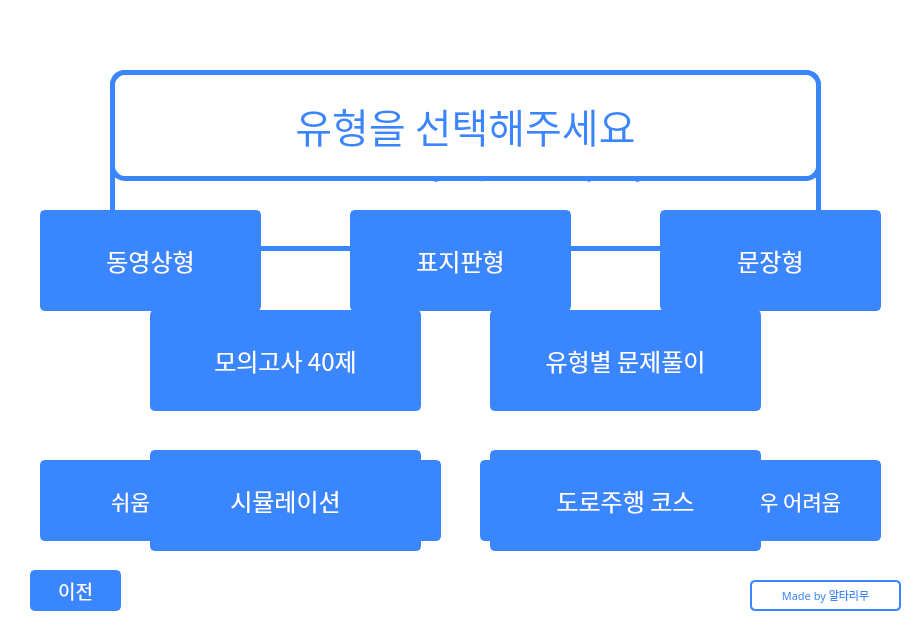
<?xml version="1.0" encoding="UTF-8"?>
<ui version="4.0">
 <class>MainWindow</class>
 <widget class="QMainWindow" name="MainWindow">
  <property name="geometry">
   <rect>
    <x>0</x>
    <y>0</y>
    <width>915</width>
    <height>628</height>
   </rect>
  </property>
  <property name="font">
   <font>
    <pointsize>9</pointsize>
   </font>
  </property>
  <property name="windowTitle">
   <string>운전면허 시험 도우미</string>
  </property>
  <property name="styleSheet">
   <string notr="true">background:white;</string>
  </property>
  <widget class="QWidget" name="centralwidget">
   <widget class="QLabel" name="label">
    <property name="geometry">
     <rect>
      <x>110</x>
      <y>70</y>
      <width>711</width>
      <height>181</height>
     </rect>
    </property>
    <property name="font">
     <font>
      <family>DX방탄고딕</family>
      <pointsize>30</pointsize>
      <weight>50</weight>
      <italic>false</italic>
      <bold>false</bold>
     </font>
    </property>
    <property name="styleSheet">
     <string notr="true">font: 30pt &quot;DX방탄고딕&quot;;
border-radius: 15px;
border: 5px solid rgb(58, 134, 255);
color: rgb(58, 134, 255);
background-color: white;
text-align: center;</string>
    </property>
    <property name="text">
     <string>&lt;html&gt;&lt;head/&gt;&lt;body&gt;&lt;p align=&quot;center&quot;&gt;운전 면허 시험 도우미&lt;/p&gt;&lt;/body&gt;&lt;/html&gt;</string>
    </property>
    <property name="alignment">
     <set>Qt::AlignCenter</set>
    </property>
   </widget>
   <widget class="QPushButton" name="btn_1">
    <property name="geometry">
     <rect>
      <x>150</x>
      <y>310</y>
      <width>271</width>
      <height>101</height>
     </rect>
    </property>
    <property name="font">
     <font>
      <family>DX방탄고딕</family>
      <pointsize>18</pointsize>
      <weight>50</weight>
      <italic>false</italic>
      <bold>false</bold>
     </font>
    </property>
    <property name="cursor">
     <cursorShape>ArrowCursor</cursorShape>
    </property>
    <property name="mouseTracking">
     <bool>false</bool>
    </property>
    <property name="styleSheet">
     <string notr="true">QPushButton#btn_1:enabled{ font: 18pt &quot;DX방탄고딕&quot;;
border-radius: 5px;
border: 2px solid rgb(58, 134, 255);
color: white;
background-color: rgb(58, 134, 255);
text-align: center; }
QPushButton#btn_1:hover{ font: 18pt &quot;DX방탄고딕&quot;;
border-radius: 5px;
border: 2px solid rgb(58, 134, 255);
color: rgb(58, 134, 255);
background-color: white;
text-align: center;  }
</string>
    </property>
    <property name="text">
     <string>모의고사 40제</string>
    </property>
   </widget>
   <widget class="QLabel" name="label_2">
    <property name="geometry">
     <rect>
      <x>750</x>
      <y>580</y>
      <width>151</width>
      <height>31</height>
     </rect>
    </property>
    <property name="font">
     <font>
      <family>DX방탄고딕</family>
      <pointsize>8</pointsize>
      <weight>50</weight>
      <italic>false</italic>
      <bold>false</bold>
     </font>
    </property>
    <property name="styleSheet">
     <string notr="true">font: 8pt &quot;DX방탄고딕&quot;;
border-radius: 5px;
border: 2px solid rgb(58, 134, 255);
color: rgb(58, 134, 255);
background-color: white;
text-align: center;  </string>
    </property>
    <property name="text">
     <string>Made by 알타리무</string>
    </property>
    <property name="alignment">
     <set>Qt::AlignCenter</set>
    </property>
   </widget>
   <widget class="QPushButton" name="btn_2">
    <property name="geometry">
     <rect>
      <x>490</x>
      <y>310</y>
      <width>271</width>
      <height>101</height>
     </rect>
    </property>
    <property name="font">
     <font>
      <family>DX방탄고딕</family>
      <pointsize>18</pointsize>
      <weight>50</weight>
      <italic>false</italic>
      <bold>false</bold>
     </font>
    </property>
    <property name="styleSheet">
     <string notr="true">QPushButton#btn_2:enabled{ font: 18pt &quot;DX방탄고딕&quot;;
border-radius: 5px;
border: 2px solid rgb(58, 134, 255);
color: white;
background-color: rgb(58, 134, 255);
text-align: center; }
QPushButton#btn_2:hover{ font: 18pt &quot;DX방탄고딕&quot;;
border-radius: 5px;
border: 2px solid rgb(58, 134, 255);
color: rgb(58, 134, 255);
background-color: white;
text-align: center;  }
</string>
    </property>
    <property name="text">
     <string>유형별 문제풀이</string>
    </property>
   </widget>
   <widget class="QPushButton" name="Pbtn_1">
    <property name="geometry">
     <rect>
      <x>40</x>
      <y>210</y>
      <width>221</width>
      <height>101</height>
     </rect>
    </property>
    <property name="font">
     <font>
      <family>DX방탄고딕</family>
      <pointsize>18</pointsize>
      <weight>50</weight>
      <italic>false</italic>
      <bold>false</bold>
     </font>
    </property>
    <property name="styleSheet">
     <string notr="true">QPushButton#Pbtn_1:disabled { font: 18pt &quot;DX방탄고딕&quot;;
border-radius: 5px;
border: 2px solid rgb(0, 85, 197);
color: white;
background-color: rgb(0, 85, 197);
text-align: center;}
QPushButton#Pbtn_1:enabled{ font: 18pt &quot;DX방탄고딕&quot;;
border-radius: 5px;
border: 2px solid rgb(58, 134, 255);
color: white;
background-color: rgb(58, 134, 255);
text-align: center; }
QPushButton#Pbtn_1:hover{ font: 18pt &quot;DX방탄고딕&quot;;
border-radius: 5px;
border: 2px solid rgb(58, 134, 255);
color: rgb(58, 134, 255);
background-color: white;
text-align: center;  }

</string>
    </property>
    <property name="text">
     <string>동영상형</string>
    </property>
   </widget>
   <widget class="QPushButton" name="Pbtn_2">
    <property name="geometry">
     <rect>
      <x>350</x>
      <y>210</y>
      <width>221</width>
      <height>101</height>
     </rect>
    </property>
    <property name="font">
     <font>
      <family>DX방탄고딕</family>
      <pointsize>18</pointsize>
      <weight>50</weight>
      <italic>false</italic>
      <bold>false</bold>
     </font>
    </property>
    <property name="styleSheet">
     <string notr="true">QPushButton#Pbtn_2:disabled { font: 18pt &quot;DX방탄고딕&quot;;
border-radius: 5px;
border: 2px solid rgb(0, 85, 197);
color: white;
background-color: rgb(0, 85, 197);
text-align: center;}
QPushButton#Pbtn_2:enabled{ font: 18pt &quot;DX방탄고딕&quot;;
border-radius: 5px;
border: 2px solid rgb(58, 134, 255);
color: white;
background-color: rgb(58, 134, 255);
text-align: center; }
QPushButton#Pbtn_2:hover{ font: 18pt &quot;DX방탄고딕&quot;;
border-radius: 5px;
border: 2px solid rgb(58, 134, 255);
color: rgb(58, 134, 255);
background-color: white;
text-align: center;  }</string>
    </property>
    <property name="text">
     <string>표지판형</string>
    </property>
   </widget>
   <widget class="QPushButton" name="Pbtn_3">
    <property name="geometry">
     <rect>
      <x>660</x>
      <y>210</y>
      <width>221</width>
      <height>101</height>
     </rect>
    </property>
    <property name="font">
     <font>
      <family>DX방탄고딕</family>
      <pointsize>18</pointsize>
      <weight>50</weight>
      <italic>false</italic>
      <bold>false</bold>
     </font>
    </property>
    <property name="styleSheet">
     <string notr="true">QPushButton#Pbtn_3:disabled { font: 18pt &quot;DX방탄고딕&quot;;
border-radius: 5px;
border: 2px solid rgb(0, 85, 197);
color: white;
background-color: rgb(0, 85, 197);
text-align: center;}
QPushButton#Pbtn_3:enabled{ font: 18pt &quot;DX방탄고딕&quot;;
border-radius: 5px;
border: 2px solid rgb(58, 134, 255);
color: white;
background-color: rgb(58, 134, 255);
text-align: center; }
QPushButton#Pbtn_3:hover{ font: 18pt &quot;DX방탄고딕&quot;;
border-radius: 5px;
border: 2px solid rgb(58, 134, 255);
color: rgb(58, 134, 255);
background-color: white;
text-align: center;  }


</string>
    </property>
    <property name="text">
     <string>문장형</string>
    </property>
   </widget>
   <widget class="QPushButton" name="btn_3">
    <property name="geometry">
     <rect>
      <x>30</x>
      <y>570</y>
      <width>91</width>
      <height>41</height>
     </rect>
    </property>
    <property name="font">
     <font>
      <family>DX방탄고딕</family>
      <pointsize>14</pointsize>
      <weight>50</weight>
      <italic>false</italic>
      <bold>false</bold>
     </font>
    </property>
    <property name="styleSheet">
     <string notr="true">QPushButton#btn_3:disabled { font: 14pt &quot;DX방탄고딕&quot;;
border-radius: 5px;
border: 2px solid rgb(0, 85, 197);
color: white;
background-color: rgb(0, 85, 197);
text-align: center;}
QPushButton#btn_3:enabled{ font: 14pt &quot;DX방탄고딕&quot;;
border-radius: 5px;
border: 2px solid rgb(58, 134, 255);
color: white;
background-color: rgb(58, 134, 255);
text-align: center; }
QPushButton#btn_3:hover{ font: 14pt &quot;DX방탄고딕&quot;;
border-radius: 5px;
border: 2px solid rgb(58, 134, 255);
color: rgb(58, 134, 255);
background-color: white;
text-align: center;  }

</string>
    </property>
    <property name="text">
     <string>이전</string>
    </property>
   </widget>
   <widget class="QPushButton" name="Dbtn_1">
    <property name="geometry">
     <rect>
      <x>40</x>
      <y>460</y>
      <width>181</width>
      <height>81</height>
     </rect>
    </property>
    <property name="font">
     <font>
      <family>DX방탄고딕</family>
      <pointsize>16</pointsize>
      <weight>50</weight>
      <italic>false</italic>
      <bold>false</bold>
     </font>
    </property>
    <property name="styleSheet">
     <string notr="true">QPushButton#Dbtn_1:disabled { font: 16pt &quot;DX방탄고딕&quot;;
border-radius: 5px;
border: 2px solid rgb(0, 85, 197);
color: white;
background-color: rgb(0, 85, 197);
text-align: center;}
QPushButton#Dbtn_1:enabled{ font: 16pt &quot;DX방탄고딕&quot;;
border-radius: 5px;
border: 2px solid rgb(58, 134, 255);
color: white;
background-color: rgb(58, 134, 255);
text-align: center; }
QPushButton#Dbtn_1:hover{ font: 16pt &quot;DX방탄고딕&quot;;
border-radius: 5px;
border: 2px solid rgb(58, 134, 255);
color: rgb(58, 134, 255);
background-color: white;
text-align: center;  }


</string>
    </property>
    <property name="text">
     <string>쉬움</string>
    </property>
   </widget>
   <widget class="QPushButton" name="Dbtn_2">
    <property name="geometry">
     <rect>
      <x>260</x>
      <y>460</y>
      <width>181</width>
      <height>81</height>
     </rect>
    </property>
    <property name="font">
     <font>
      <family>DX방탄고딕</family>
      <pointsize>16</pointsize>
      <weight>50</weight>
      <italic>false</italic>
      <bold>false</bold>
     </font>
    </property>
    <property name="styleSheet">
     <string notr="true">QPushButton#Dbtn_2:disabled { font: 16pt &quot;DX방탄고딕&quot;;
border-radius: 5px;
border: 2px solid rgb(0, 85, 197);
color: white;
background-color: rgb(0, 85, 197);
text-align: center;}
QPushButton#Dbtn_2:enabled{ font: 16pt &quot;DX방탄고딕&quot;;
border-radius: 5px;
border: 2px solid rgb(58, 134, 255);
color: white;
background-color: rgb(58, 134, 255);
text-align: center; }
QPushButton#Dbtn_2:hover{ font: 16pt &quot;DX방탄고딕&quot;;
border-radius: 5px;
border: 2px solid rgb(58, 134, 255);
color: rgb(58, 134, 255);
background-color: white;
text-align: center;  }




</string>
    </property>
    <property name="text">
     <string>보통</string>
    </property>
   </widget>
   <widget class="QPushButton" name="Dbtn_3">
    <property name="geometry">
     <rect>
      <x>480</x>
      <y>460</y>
      <width>181</width>
      <height>81</height>
     </rect>
    </property>
    <property name="font">
     <font>
      <family>DX방탄고딕</family>
      <pointsize>16</pointsize>
      <weight>50</weight>
      <italic>false</italic>
      <bold>false</bold>
     </font>
    </property>
    <property name="styleSheet">
     <string notr="true">QPushButton#Dbtn_3:disabled { font: 16pt &quot;DX방탄고딕&quot;;
border-radius: 5px;
border: 2px solid rgb(0, 85, 197);
color: white;
background-color: rgb(0, 85, 197);
text-align: center;}
QPushButton#Dbtn_3:enabled{ font: 16pt &quot;DX방탄고딕&quot;;
border-radius: 5px;
border: 2px solid rgb(58, 134, 255);
color: white;
background-color: rgb(58, 134, 255);
text-align: center; }
QPushButton#Dbtn_3:hover{ font: 16pt &quot;DX방탄고딕&quot;;
border-radius: 5px;
border: 2px solid rgb(58, 134, 255);
color: rgb(58, 134, 255);
background-color: white;
text-align: center;  }


</string>
    </property>
    <property name="text">
     <string>어려움</string>
    </property>
   </widget>
   <widget class="QPushButton" name="Dbtn_4">
    <property name="geometry">
     <rect>
      <x>700</x>
      <y>460</y>
      <width>181</width>
      <height>81</height>
     </rect>
    </property>
    <property name="font">
     <font>
      <family>DX방탄고딕</family>
      <pointsize>16</pointsize>
      <weight>50</weight>
      <italic>false</italic>
      <bold>false</bold>
     </font>
    </property>
    <property name="styleSheet">
     <string notr="true">QPushButton#Dbtn_4:disabled { font: 16pt &quot;DX방탄고딕&quot;;
border-radius: 5px;
border: 2px solid rgb(0, 85, 197);
color: white;
background-color: rgb(0, 85, 197);
text-align: center;}
QPushButton#Dbtn_4:enabled{ font: 16pt &quot;DX방탄고딕&quot;;
border-radius: 5px;
border: 2px solid rgb(58, 134, 255);
color: white;
background-color: rgb(58, 134, 255);
text-align: center; }
QPushButton#Dbtn_4:hover{ font: 16pt &quot;DX방탄고딕&quot;;
border-radius: 5px;
border: 2px solid rgb(58, 134, 255);
color: rgb(58, 134, 255);
background-color: white;
text-align: center;  }




</string>
    </property>
    <property name="text">
     <string>매우 어려움</string>
    </property>
   </widget>
   <widget class="QPushButton" name="btn_4">
    <property name="geometry">
     <rect>
      <x>490</x>
      <y>450</y>
      <width>271</width>
      <height>101</height>
     </rect>
    </property>
    <property name="font">
     <font>
      <family>DX방탄고딕</family>
      <pointsize>18</pointsize>
      <weight>50</weight>
      <italic>false</italic>
      <bold>false</bold>
     </font>
    </property>
    <property name="cursor">
     <cursorShape>ArrowCursor</cursorShape>
    </property>
    <property name="mouseTracking">
     <bool>false</bool>
    </property>
    <property name="styleSheet">
     <string notr="true">QPushButton#btn_4:enabled{ font: 18pt &quot;DX방탄고딕&quot;;
border-radius: 5px;
border: 2px solid rgb(58, 134, 255);
color: white;
background-color: rgb(58, 134, 255);
text-align: center; }
QPushButton#btn_4:hover{ font: 18pt &quot;DX방탄고딕&quot;;
border-radius: 5px;
border: 2px solid rgb(58, 134, 255);
color: rgb(58, 134, 255);
background-color: white;
text-align: center;  }
</string>
    </property>
    <property name="text">
     <string>도로주행 코스</string>
    </property>
   </widget>
   <widget class="QPushButton" name="btn_5">
    <property name="geometry">
     <rect>
      <x>150</x>
      <y>450</y>
      <width>271</width>
      <height>101</height>
     </rect>
    </property>
    <property name="font">
     <font>
      <family>DX방탄고딕</family>
      <pointsize>18</pointsize>
      <weight>50</weight>
      <italic>false</italic>
      <bold>false</bold>
     </font>
    </property>
    <property name="cursor">
     <cursorShape>ArrowCursor</cursorShape>
    </property>
    <property name="mouseTracking">
     <bool>false</bool>
    </property>
    <property name="styleSheet">
     <string notr="true">QPushButton#btn_5:enabled{ font: 18pt &quot;DX방탄고딕&quot;;
border-radius: 5px;
border: 2px solid rgb(58, 134, 255);
color: white;
background-color: rgb(58, 134, 255);
text-align: center; }
QPushButton#btn_5:hover{ font: 18pt &quot;DX방탄고딕&quot;;
border-radius: 5px;
border: 2px solid rgb(58, 134, 255);
color: rgb(58, 134, 255);
background-color: white;
text-align: center;  }
</string>
    </property>
    <property name="text">
     <string>시뮬레이션</string>
    </property>
   </widget>
   <widget class="QLabel" name="label_3">
    <property name="geometry">
     <rect>
      <x>110</x>
      <y>70</y>
      <width>711</width>
      <height>111</height>
     </rect>
    </property>
    <property name="font">
     <font>
      <family>DX방탄고딕</family>
      <pointsize>30</pointsize>
      <weight>50</weight>
      <italic>false</italic>
      <bold>false</bold>
     </font>
    </property>
    <property name="styleSheet">
     <string notr="true">font: 30pt &quot;DX방탄고딕&quot;;
border-radius: 15px;
border: 5px solid rgb(58, 134, 255);
color: rgb(58, 134, 255);
background-color: white;
text-align: center;</string>
    </property>
    <property name="text">
     <string>&lt;html&gt;&lt;head/&gt;&lt;body&gt;&lt;p align=&quot;center&quot;&gt;유형을 선택해주세요&lt;/p&gt;&lt;/body&gt;&lt;/html&gt;</string>
    </property>
    <property name="alignment">
     <set>Qt::AlignCenter</set>
    </property>
   </widget>
  </widget>
 </widget>
 <resources>
  <include location="main_rc.py"/>
 </resources>
 <connections/>
</ui>
